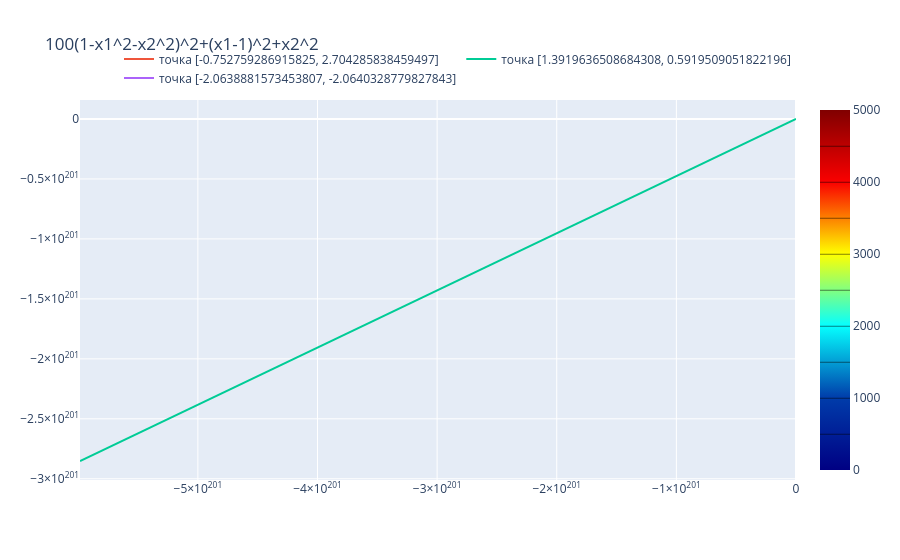

Notebook code for this chart:
### Code cell
import numpy as np
import sympy as sp
import plotly.graph_objects as go
from scipy.optimize import minimize

def SR1(f, x0, max_iter=5000, e=1e-6):
    x = x0.astype(float)
    x1, x2 = sp.symbols('x1, x2')
    fun = sp.lambdify([x1, x2], f, "math")

    trajectory = [x0.copy()]
    values = [fun(x[0], x[1])]
    k = 0

    x1d = sp.diff(f, x1)
    x2d = sp.diff(f, x2)
    x1d = sp.lambdify([x1, x2], x1d, "math")
    x2d = sp.lambdify([x1, x2], x2d, "math")
    
    H = np.eye(len(x0))
    prev_grad = None
    
    for i in range(max_iter):
        c_grad = np.array([x1d(x[0], x[1]), x2d(x[0], x[1])])
        if np.linalg.norm(c_grad) < e:
            break
        
        d = -H @ c_grad
        gamma = 1.0
        alpha = 0.1 
        beta = 0.5 
        f_current = fun(x[0], x[1])
        grad_dot_d = c_grad @ d
        while gamma > 1e-10:
            x_next = x + gamma * d
            f_next = fun(x_next[0], x_next[1])
            if f_next <= f_current + alpha * gamma * grad_dot_d:
                break
            gamma *= beta
        x_next = x + gamma*d
        n_grad = np.array([x1d(x_next[0], x_next[1]), x2d(x_next[0], x_next[1])])

        if np.linalg.norm(n_grad) < e:
            x = x_next
            trajectory.append(x)
            values.append(fun(x[0], x[1]))
            k+=1
            break
        if prev_grad is not None:
            dx = x_next - x
            dy = c_grad - prev_grad
            Bs = H @ dx 
            r = dy - Bs
            H = H + np.outer(r, r) / np.dot(r, dx)
        prev_grad = c_grad.copy()
        x = x_next
        trajectory.append(x.copy())
        values.append(fun(x[0], x[1]))
        
        k+=1

    return np.array(trajectory), np.array(values), k




x1, x2 = sp.symbols('x1, x2')
f = 100*(1 - x1**2 - x2**2)**2 + (x1-1)**2 + x2**2
np.random.seed(42)
p_list = (np.random.uniform(-3, 3, size=2), np.random.uniform(-3, 3, size=2), np.random.uniform(-3, 3, size=2))

x1_range = np.linspace(-10, 10, 100)
x2_range = np.linspace(-10, 10, 100)
x, y = np.meshgrid(x1_range, x2_range)
fu = 100*(1 - x**2 - y**2)**2 + (x-1)**2 + y**2
fig = go.Figure(data=[go.Contour(
    zmax = 5000, zmin = 0,
    z=fu, x=x1_range, y=x2_range, colorscale='Jet',
    contours=dict(
         coloring = 'heatmap',
        showlabels = True,
        labelfont = dict(
            size = 12,
            color = 'white',
        )
    ) 
)])
fig.update_layout(title=f'100(1-x1^2-x2^2)^2+(x1-1)^2+x2^2') 

# method visualize

for point in p_list:
    print(f'point = {point}')
    ans = SR1(f, point)
    print(ans[0][-1], ans[1][-1], ans[2])
    
    fig.add_trace(go.Scatter(x=[i[0] for i in ans[0]], y=[i[1] for i in ans[0]], name=f'точка {point.tolist()}'))
    fig.update_layout(
    legend=dict(
        orientation="h",   
        yanchor="bottom",
        y=1.02,            
        xanchor="right",
        x=1               
    )
)
fig.show()

### Figure 1 — Plotly figure (JSON) as saved in the notebook; plotly's stock layout.template omitted (floating-point values rounded to 4 significant figures; data arrays with more than 128 entries replaced by an {"elided": "..."} marker saying what was removed)
{"data": [{"colorscale": [[0, "rgb(0,0,131)"], [0.2, "rgb(0,60,170)"], [0.4, "rgb(5,255,255)"], [0.6, "rgb(255,255,0)"], [0.8, "rgb(250,0,0)"], [1, "rgb(128,0,0)"]], "contours": {"coloring": "heatmap", "labelfont": {"color": "white", "size": 12}, "showlabels": true}, "type": "contour", "x": [-10.0, -9.798, -9.596, -9.394, -9.192, -8.99, -8.788, -8.586, -8.384, -8.182, -7.98, -7.778, -7.576, -7.374, -7.172, -6.97, -6.768, -6.566, -6.364, -6.162, -5.96, -5.758, -5.556, -5.354, -5.152, -4.949, -4.747, -4.545, -4.343, -4.141, -3.939, -3.737, -3.535, -3.333, -3.131, -2.929, -2.727, -2.525, -2.323, -2.121, -1.919, -1.717, -1.515, -1.313, -1.111, -0.9091, -0.7071, -0.5051, -0.303, -0.101, 0.101, 0.303, 0.5051, 0.7071, 0.9091, 1.111, 1.313, 1.515, 1.717, 1.919, 2.121, 2.323, 2.525, 2.727, 2.929, 3.131, 3.333, 3.535, 3.737, 3.939, 4.141, 4.343, 4.545, 4.747, 4.949, 5.152, 5.354, 5.556, 5.758, 5.96, 6.162, 6.364, 6.566, 6.768, 6.97, 7.172, 7.374, 7.576, 7.778, 7.98, 8.182, 8.384, 8.586, 8.788, 8.99, 9.192, 9.394, 9.596, 9.798, 10.0], "y": [-10.0, -9.798, -9.596, -9.394, -9.192, -8.99, -8.788, -8.586, -8.384, -8.182, -7.98, -7.778, -7.576, -7.374, -7.172, -6.97, -6.768, -6.566, -6.364, -6.162, -5.96, -5.758, -5.556, -5.354, -5.152, -4.949, -4.747, -4.545, -4.343, -4.141, -3.939, -3.737, -3.535, -3.333, -3.131, -2.929, -2.727, -2.525, -2.323, -2.121, -1.919, -1.717, -1.515, -1.313, -1.111, -0.9091, -0.7071, -0.5051, -0.303, -0.101, 0.101, 0.303, 0.5051, 0.7071, 0.9091, 1.111, 1.313, 1.515, 1.717, 1.919, 2.121, 2.323, 2.525, 2.727, 2.929, 3.131, 3.333, 3.535, 3.737, 3.939, 4.141, 4.343, 4.545, 4.747, 4.949, 5.152, 5.354, 5.556, 5.758, 5.96, 6.162, 6.364, 6.566, 6.768, 6.97, 7.172, 7.374, 7.576, 7.778, 7.98, 8.182, 8.384, 8.586, 8.788, 8.99, 9.192, 9.394, 9.596, 9.798, 10.0], "z": {"elided": "100x100 float values"}, "zmax": 5000, "zmin": 0}, {"name": "точка [-0.752759286915825, 2.704285838459497]", "type": "scatter", "x": {"elided": "5001 float values"}, "y": {"elided": "5001 float values"}}, {"name": "точка [1.3919636508684308, 0.5919509051822196]", "type": "scatter", "x": {"elided": "5001 float values"}, "y": {"elided": "5001 float values"}}, {"name": "точка [-2.0638881573453807, -2.0640328779827843]", "type": "scatter", "x": {"elided": "5001 float values"}, "y": {"elided": "5001 float values"}}], "layout": {"legend": {"orientation": "h", "x": 1, "xanchor": "right", "y": 1.02, "yanchor": "bottom"}, "title": {"text": "100(1-x1^2-x2^2)^2+(x1-1)^2+x2^2"}}}
